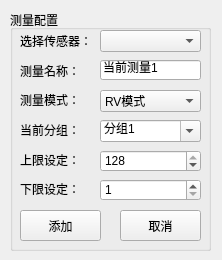
<?xml version="1.0" encoding="UTF-8"?>
<ui version="4.0">
 <class>MonitorDlg</class>
 <widget class="QWidget" name="MonitorDlg">
  <property name="geometry">
   <rect>
    <x>0</x>
    <y>0</y>
    <width>222</width>
    <height>260</height>
   </rect>
  </property>
  <property name="cursor">
   <cursorShape>PointingHandCursor</cursorShape>
  </property>
  <property name="windowTitle">
   <string>添加一个测量</string>
  </property>
  <widget class="QGroupBox" name="mtGpBox">
   <property name="geometry">
    <rect>
     <x>10</x>
     <y>10</y>
     <width>201</width>
     <height>241</height>
    </rect>
   </property>
   <property name="styleSheet">
    <string notr="true">font: 10pt &quot;微软雅黑&quot;;</string>
   </property>
   <property name="title">
    <string>测量配置</string>
   </property>
   <widget class="QPushButton" name="cancelBtn">
    <property name="geometry">
     <rect>
      <x>110</x>
      <y>200</y>
      <width>81</width>
      <height>31</height>
     </rect>
    </property>
    <property name="text">
     <string>取消</string>
    </property>
   </widget>
   <widget class="QLabel" name="mtGroupLb">
    <property name="geometry">
     <rect>
      <x>10</x>
      <y>110</y>
      <width>61</width>
      <height>20</height>
     </rect>
    </property>
    <property name="text">
     <string>当前分组：</string>
    </property>
   </widget>
   <widget class="QLabel" name="mtModeLb">
    <property name="geometry">
     <rect>
      <x>10</x>
      <y>80</y>
      <width>61</width>
      <height>20</height>
     </rect>
    </property>
    <property name="text">
     <string>测量模式：</string>
    </property>
   </widget>
   <widget class="QComboBox" name="mtModeCbBox">
    <property name="geometry">
     <rect>
      <x>90</x>
      <y>80</y>
      <width>101</width>
      <height>22</height>
     </rect>
    </property>
    <property name="cursor">
     <cursorShape>PointingHandCursor</cursorShape>
    </property>
    <item>
     <property name="text">
      <string>RV模式</string>
     </property>
    </item>
    <item>
     <property name="text">
      <string>PV模式</string>
     </property>
    </item>
   </widget>
   <widget class="QSpinBox" name="rangeSpBox">
    <property name="geometry">
     <rect>
      <x>90</x>
      <y>169</y>
      <width>101</width>
      <height>22</height>
     </rect>
    </property>
    <property name="cursor">
     <cursorShape>PointingHandCursor</cursorShape>
    </property>
    <property name="minimum">
     <number>1</number>
    </property>
    <property name="maximum">
     <number>128</number>
    </property>
   </widget>
   <widget class="QLabel" name="downRgLb">
    <property name="geometry">
     <rect>
      <x>10</x>
      <y>169</y>
      <width>61</width>
      <height>20</height>
     </rect>
    </property>
    <property name="text">
     <string>下限设定：</string>
    </property>
   </widget>
   <widget class="QLineEdit" name="namelEdit">
    <property name="geometry">
     <rect>
      <x>90</x>
      <y>50</y>
      <width>101</width>
      <height>20</height>
     </rect>
    </property>
    <property name="text">
     <string>当前测量1</string>
    </property>
   </widget>
   <widget class="QComboBox" name="mtGroupCbBox">
    <property name="geometry">
     <rect>
      <x>90</x>
      <y>110</y>
      <width>101</width>
      <height>22</height>
     </rect>
    </property>
    <property name="cursor">
     <cursorShape>PointingHandCursor</cursorShape>
    </property>
    <property name="editable">
     <bool>true</bool>
    </property>
    <item>
     <property name="text">
      <string>分组1</string>
     </property>
    </item>
    <item>
     <property name="text">
      <string>分组2</string>
     </property>
    </item>
   </widget>
   <widget class="QPushButton" name="addBtn">
    <property name="geometry">
     <rect>
      <x>10</x>
      <y>200</y>
      <width>81</width>
      <height>31</height>
     </rect>
    </property>
    <property name="text">
     <string>添加</string>
    </property>
   </widget>
   <widget class="QComboBox" name="srNameCbBox">
    <property name="geometry">
     <rect>
      <x>90</x>
      <y>20</y>
      <width>101</width>
      <height>22</height>
     </rect>
    </property>
    <property name="cursor">
     <cursorShape>PointingHandCursor</cursorShape>
    </property>
   </widget>
   <widget class="QLabel" name="mtNameLb">
    <property name="geometry">
     <rect>
      <x>10</x>
      <y>50</y>
      <width>61</width>
      <height>21</height>
     </rect>
    </property>
    <property name="text">
     <string>测量名称：</string>
    </property>
   </widget>
   <widget class="QLabel" name="srLb">
    <property name="geometry">
     <rect>
      <x>10</x>
      <y>20</y>
      <width>71</width>
      <height>21</height>
     </rect>
    </property>
    <property name="text">
     <string>选择传感器：</string>
    </property>
   </widget>
   <widget class="QLabel" name="upRgLb">
    <property name="geometry">
     <rect>
      <x>10</x>
      <y>140</y>
      <width>61</width>
      <height>20</height>
     </rect>
    </property>
    <property name="text">
     <string>上限设定：</string>
    </property>
   </widget>
   <widget class="QSpinBox" name="upRgSpBox">
    <property name="geometry">
     <rect>
      <x>90</x>
      <y>140</y>
      <width>101</width>
      <height>22</height>
     </rect>
    </property>
    <property name="cursor">
     <cursorShape>PointingHandCursor</cursorShape>
    </property>
    <property name="minimum">
     <number>1</number>
    </property>
    <property name="maximum">
     <number>128</number>
    </property>
    <property name="value">
     <number>128</number>
    </property>
   </widget>
  </widget>
 </widget>
 <resources/>
 <connections/>
</ui>
